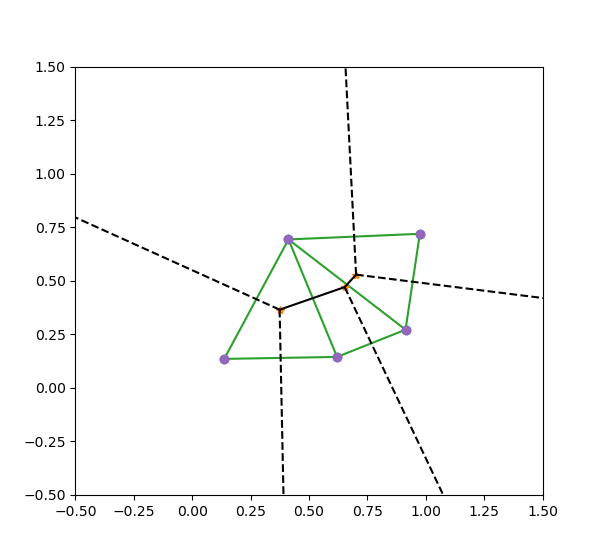

This chart was generated by the following Python code:
from scipy.spatial import Voronoi
from scipy.spatial import Delaunay
import matplotlib.pyplot as plt
import numpy as np
#----------------------------------------------------------------- 
points = np.random.rand(5, 2) #5 случайных точек на плоскости(2D) с координатами [0,1)
vor = Voronoi(points)
plt.plot(points[:,0], points[:,1],'o')
plt.plot(vor.vertices[:,0], vor.vertices[:,1], '*')
for simplex in vor.ridge_vertices:#строим конечные ребра
	simplex = np.asarray(simplex)
	if np.all(simplex >= 0):
		plt.plot(vor.vertices[simplex,0], vor.vertices[simplex,1], 'k-') 
#строим бесконечные ребра
center = points.mean(axis=0) #(среднее арифметическое по x, среднее арифметическое по y) среди всех исходных точек
for pointidx, simplex in zip(vor.ridge_points, vor.ridge_vertices):
	simplex = np.asarray(simplex)
	if np.any(simplex<0):
		i = simplex[simplex >= 0][0]#номер конечной точки в беск. ребре диаграмме Вороного 
		t = points[pointidx[1]] - points[pointidx[0]] 
		t = t / np.linalg.norm(t) #t=(cos a, sin a)
		n = np.array([-t[1],t[0]]) #t=(-sin a, cos a) - вектор нормали к отрезку, соединяющему две исх. точки
		midpoint = points[pointidx].mean(axis=0) #середина отрезка
		far_point = vor.vertices[i] + np.sign(np.dot(midpoint - center,n))*n*100 #к точке прибавляем вектор, указывающий в нужную сторону "от центра" диаграммы (знак скалярного произведения)
		plt.plot([vor.vertices[i][0], far_point[0]], [vor.vertices[i][1], far_point[1]], 'k--')
#-----------------------------------------------------------------
tri = Delaunay(points)
plt.triplot(points[:,0], points[:,1], tri.simplices)
plt.plot(points[:,0], points[:,1], 'o')
plt.xlim(-0.5, 1.5); plt.ylim(-0.5, 1.5) #масштаб
plt.show()
